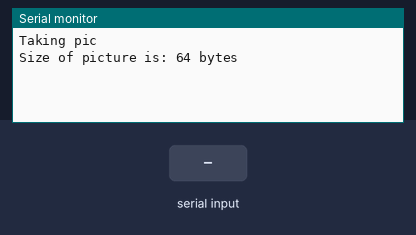
Bench run of a sketch on a simulated ESP32. Shown: the last lines printed to the serial monitor. The test bench sets the inputs (shaded band). The camera gives no picture.

Above: at 1.5 s.
1.6 s: "Status: \n" received over Serial
At 4.49 s:
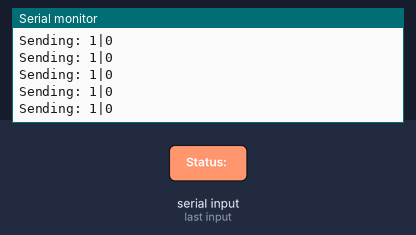
4.6 s: "Status: \n" received over Serial
At 5.7 s:
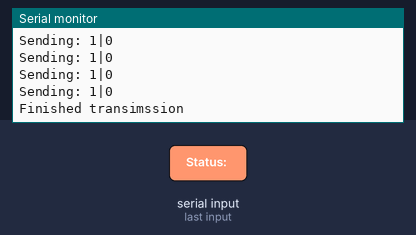
Timing chart, 0 to 7.6 s (numbered marks = the images above; inputs shaded):
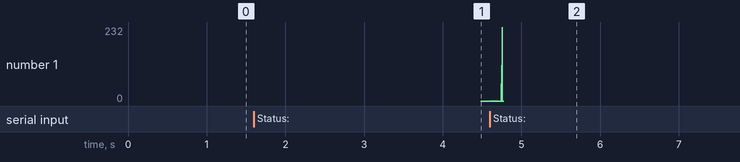

The sketch:

LoRa_Sender_V4.ino
```cpp
#include "esp_camera.h"
#include "HardwareSerial.h"

//define LoRa pins
#define ESP32_TX_PIN 1
#define ESP32_RX_PIN 3

#define SS 15
#define RST -1
#define DIO0 2
#define SCK 14
#define MISO 12
#define MOSI 13
//define camera pins
#define PWDN_GPIO_NUM 32
#define RESET_GPIO_NUM -1
#define XCLK_GPIO_NUM 0
#define SIOD_GPIO_NUM 26
#define SIOC_GPIO_NUM 27
#define Y9_GPIO_NUM 35
#define Y8_GPIO_NUM 34
#define Y7_GPIO_NUM 39
#define Y6_GPIO_NUM 36
#define Y5_GPIO_NUM 21
#define Y4_GPIO_NUM 19
#define Y3_GPIO_NUM 18
#define Y2_GPIO_NUM 5
#define VSYNC_GPIO_NUM 25
#define HREF_GPIO_NUM 23
#define PCLK_GPIO_NUM 22

int instance;
static int chunk_size = 250;  //size of jpeg data in a single packet, max 250
int total_packets = 0;
unsigned long start_millis = 0;
unsigned long current_millis = 0;
int ack_wait_timeout = 5000;
byte total_packets_array[2];
byte packet_number_array[2];

HardwareSerial SerialPort(0); // use UART0


void send_chunk(int packet_number, camera_fb_t* fb)
{
  uint8_t chunk[chunk_size];
  memcpy(chunk, (fb->buf) + (chunk_size * (packet_number - 1)), chunk_size);

  for (int j = 0; j < chunk_size; j++)
  {
    SerialPort.println("Sending: " +  String(packet_number) + "|" + chunk[j]);  //sending the payload
  }
}

int wait_for_ack()  //return 1 for OK, return 0 for retransmission
{
  start_millis = millis();
  while (true) {
    current_millis = millis();
    if (current_millis - start_millis >= ack_wait_timeout) {
      start_millis = current_millis;
    }
    String data = SerialPort.readStringUntil('\n');

    int index = data.indexOf("Status: ");
    if (index != -1)
    {
      index += strlen("Status: ");
      String ack = data.substring(index);
      if (ack == "Pending"){
        return 0;
      }
      else if (ack = "OK!")
      {
        return 1;
      }
    }

  }
}

void take_pic(bool transmit) {
  if (transmit == false) {  //takes a picture without transmission
    Serial.println("Taking pic ");
    camera_fb_t* fb = NULL;
    fb = esp_camera_fb_get();
    if (!fb) {
      Serial.println("Camera capture failed");
      Serial.println("Restarting");
      ESP.restart();
      return;
    }
    int size = fb->len;
    SerialPort.println("Size of picture is: " + String(size) + " bytes");
    esp_camera_fb_return(fb);
    delay(1000);
  }
  if (transmit == true) {  //takes and transmits a picture
    Serial.println("Transmission is True");
    camera_fb_t* fb = NULL;
    fb = esp_camera_fb_get();
    if (!fb) {
      Serial.println("Camera capture failed");
      Serial.println("Restarting");
      ESP.restart();
      return;
    }
    int size = fb->len;  //gets size of jpeg
    total_packets = (size / chunk_size) + 1;
    SerialPort.println("Size: " + String(size) + ";" + "Total Packets: " + String(total_packets));
    while (wait_for_ack() == 0) {
      //retransmit the packet until ack is OK
      SerialPort.println("Size: " + String(size) + ";" + "Total Packets: " + String(total_packets));
    }
    total_packets_array[0] = total_packets % 256;
    total_packets_array[1] = total_packets / 256;
    for (int i = 1; i <= total_packets; i++) {  //sends all the chunks
      packet_number_array[0] = i % 256;
      packet_number_array[1] = i / 256;
      send_chunk(i, fb);

      while (wait_for_ack() == 0) {
        //retransmit the packet until ack is OK
        send_chunk(i, fb);
      }
    }
    Serial.println("Finished transimssion");
    esp_camera_fb_return(fb);
  }
}

void setup() {
  Serial.begin(9600, SERIAL_8N1, ESP32_RX_PIN, ESP32_TX_PIN);
  camera_config_t config;
  config.ledc_channel = LEDC_CHANNEL_0;
  config.ledc_timer = LEDC_TIMER_0;
  config.pin_d0 = Y2_GPIO_NUM;
  config.pin_d1 = Y3_GPIO_NUM;
  config.pin_d2 = Y4_GPIO_NUM;
  config.pin_d3 = Y5_GPIO_NUM;
  config.pin_d4 = Y6_GPIO_NUM;
  config.pin_d5 = Y7_GPIO_NUM;
  config.pin_d6 = Y8_GPIO_NUM;
  config.pin_d7 = Y9_GPIO_NUM;
  config.pin_xclk = XCLK_GPIO_NUM;
  config.pin_pclk = PCLK_GPIO_NUM;
  config.pin_vsync = VSYNC_GPIO_NUM;
  config.pin_href = HREF_GPIO_NUM;
  config.pin_sscb_sda = SIOD_GPIO_NUM;
  config.pin_sscb_scl = SIOC_GPIO_NUM;
  config.pin_pwdn = PWDN_GPIO_NUM;
  config.pin_reset = RESET_GPIO_NUM;
  config.xclk_freq_hz = 20000000;
  config.pixel_format = PIXFORMAT_JPEG;

  if (psramFound()) {
    config.frame_size = FRAMESIZE_HD;
    config.jpeg_quality = 10;
    config.fb_count = 2;
  } else {
    config.frame_size = FRAMESIZE_SVGA;
    config.jpeg_quality = 12;
    config.fb_count = 1;
  }
  // camera init
  esp_err_t err = esp_camera_init(&config);
  if (err != ESP_OK) {
    Serial.printf("Camera init failed with error 0x%x", err);
    return;
  }

  sensor_t* s = esp_camera_sensor_get();
  start_millis = millis();
}

void loop() {
  if (instance == 0)  //if movement detected
  {
    take_pic(false); //taking dummy pictures helps calibrate the camera for light conditions
    delay(1000);
    take_pic(false);
    delay(1000);
    take_pic(true);  //this picture will be transmitted
    instance++;
  }
}
```

Measured:
- after the input at 1.6 s, the serial monitor: prints a new line after 2.9 s (image 1)
- after the input at 4.6 s, the serial monitor: prints a new line after 0.18 s (image 2)
